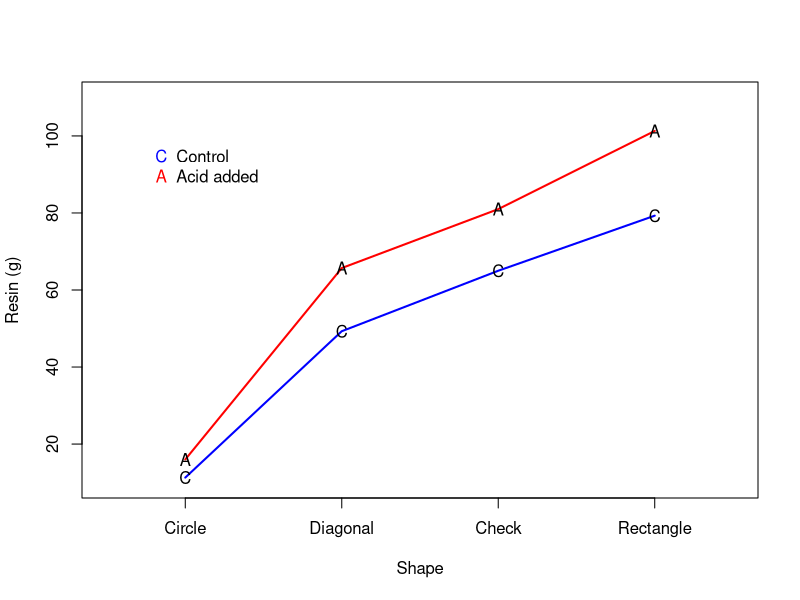
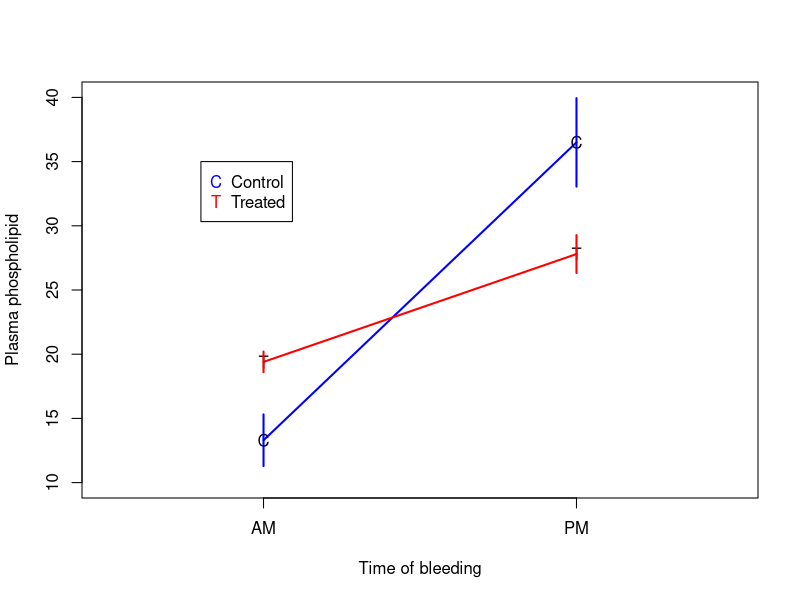
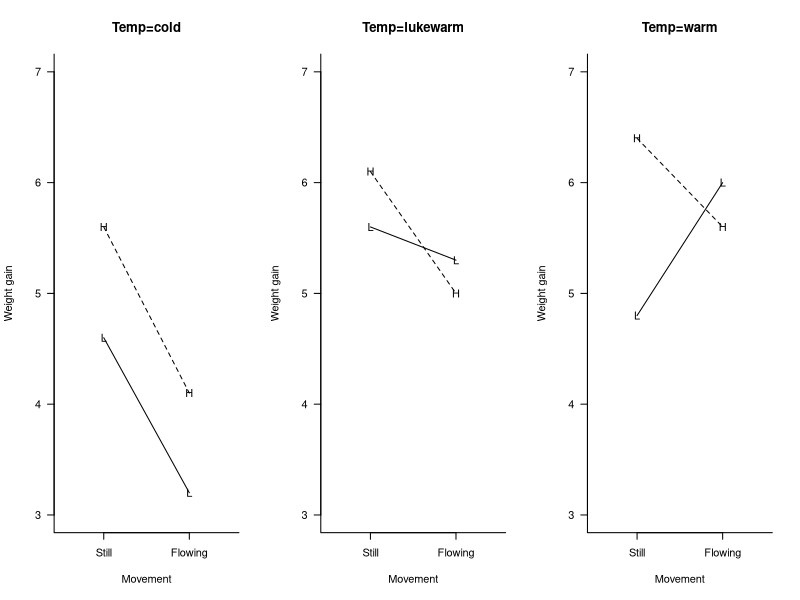

Generate these figures, in order, with R:
## ---- chunk 1
setwd("C:/Users/krgross/Documents/GitHub/st512-course-notes/")
knitr::opts_chunk$set(fig.width = 5, fig.height = 4.5, fig.align = "center") 
## ---- chunk 2
plot(c(-0.5,3.5),c(10,110),type="n",xlab="Shape",ylab="Resin (g)",xaxt="n")
axis(1,at=0:3,lab=c("Circle","Diagonal","Check","Rectangle"))
lines(0:3,c(11.3,49.3,65,79.3),col="blue",lwd=2)
lines(0:3,c(16,65.7,81.0,101.3),col="red",lwd=2)
points(0:3,c(11.3,49.3,65,79.3),pch="C",lwd=2)
points(0:3,c(16,65.7,81.0,101.3),pch="A",lwd=2)

legend(-0.25,100,leg=c("Control","Acid added"),col=c("blue","red"),pch=c("C","A"),bty="n")
## ---- chunk 3
options(knitr.kable.NA = '') 

sources <- c("Factor A marginal means", "Factor B marginal means", "A*B interaction")

df <- c("$a-1$", "$b-1$", "$(a-1)(b-1)$")

two_factor_anova_table <- data.frame(cbind(sources, df))

colnames(two_factor_anova_table) = c("ANOVA contrast", "df")
                            
knitr::kable(format="html",
             two_factor_anova_table, 
             escape = FALSE) 
## ---- chunk 4
resin_anova_table <- data.frame(cbind(sources = c("Shape", "Acid", "Shape*Acid", "Error", "Total"),
                                      df = c(3, 1, 3, 16, 23),
                                      SS = c(19407, 1305, 237, 721, 21672)))

colnames(resin_anova_table) = c("source", "df", "SS")
                            
knitr::kable(format="html",
             resin_anova_table, 
             escape = FALSE) 
## ---- chunk 5
resin_anova_table <- data.frame(cbind(sources = c("Shape", "Acid", "Shape*Acid", "Error", "Total"),
                                      df = c(3, 1, 3, 16, 23),
                                      SS = c(19407, 1305, 237, 721, 21672),
                                      MS = c(6469, 1305, 79.2, 45.1, NA),
                                      Fstat = c(143.5, 29.0, 1.76, NA, NA),
                                      pval = c("<0.0001", "<0.0001", 0.1961, NA, NA)))

colnames(resin_anova_table) = c("source", "df", "SS", "MS", "$F$", "$p$")
                            
knitr::kable(format="html",
             resin_anova_table, 
             escape = FALSE) 
## ---- chunk 6
plot(c(-0.5,1.5),c(10,40),type="n",xlab="Time of bleeding",ylab="Plasma phospholipid",xaxt="n")
axis(1,at=0:1,lab=c("AM","PM"))
lines(c(0,1),c(13.3,36.5),col="blue",lwd=2)
lines(c(0,1),c(19.4,27.8),col="red",lwd=2)
points(c(0,1),c(13.3,36.5),pch="C",lwd=2)
points(c(0,1),c(19.4,27.8),pch="T",lwd=2)

legend(-0.2,35,leg=c("Control","Treated"),col=c("blue","red"),pch=c("C","T"), )
add.bars<-function(x,y,se,...) segments(x,y-se,x,y+se,...)
add.bars(0,13.3,4.5/sqrt(5),col="blue",lwd=2)
add.bars(1,36.5,7.7/sqrt(5),col="blue",lwd=2)
add.bars(0,19.4,1.8/sqrt(5),col="red",lwd=2)
add.bars(1,27.8,3.3/sqrt(5),col="red",lwd=2)
## ---- chunk 7
options(knitr.kable.NA = '') 

sources <- c("Factor A", "Factor B", "A*B interaction", "Error", "Total")

df <- c(4, 2, 8, 0, 14)

two_factor_anova_table <- data.frame(cbind(sources, df))

colnames(two_factor_anova_table) = c("source", "df")
                            
knitr::kable(format="html",
             two_factor_anova_table, 
             escape = FALSE) 
## ---- chunk 8
options(knitr.kable.NA = '') 

sources <- c("Factor A", "Factor B", "Error", "Total")

df <- c(4, 2, 8, 14)

two_factor_anova_table <- data.frame(cbind(sources, df))

colnames(two_factor_anova_table) = c("source", "df")
                            
knitr::kable(format="html",
             two_factor_anova_table, 
             escape = FALSE) 
## ---- chunk 9
par(mfrow= c(1,3),las=1,bty='l')

plot(c(-0.5,1.5),c(3,7),type="n",xlab="Movement",ylab="Weight gain",xaxt="n",main="Temp=cold")
axis(1,at=0:1,lab=c("Still","Flowing"))
lines(c(0,1),c(4.6,3.2))
lines(c(0,1),c(5.6,4.1),lty="dashed")
points(c(0,1),c(4.6,3.2),pch="L")
points(c(0,1),c(5.6,4.1),pch="H")

plot(c(-0.5,1.5),c(3,7),type="n",xlab="Movement",ylab="Weight gain",xaxt="n",main="Temp=lukewarm")
axis(1,at=0:1,lab=c("Still","Flowing"))
lines(c(0,1),c(5.6,5.3))
lines(c(0,1),c(6.1,5.0),lty="dashed")
points(c(0,1),c(5.6,5.3),pch="L")
points(c(0,1),c(6.1,5.0),pch="H")

plot(c(-0.5,1.5),c(3,7),type="n",xlab="Movement",ylab="Weight gain",xaxt="n",main="Temp=warm")
axis(1,at=0:1,lab=c("Still","Flowing"))
lines(c(0,1),c(4.8,6.0))
lines(c(0,1),c(6.4,5.6),lty="dashed")
points(c(0,1),c(4.8,6.0),pch="L")
points(c(0,1),c(6.4,5.6),pch="H")
